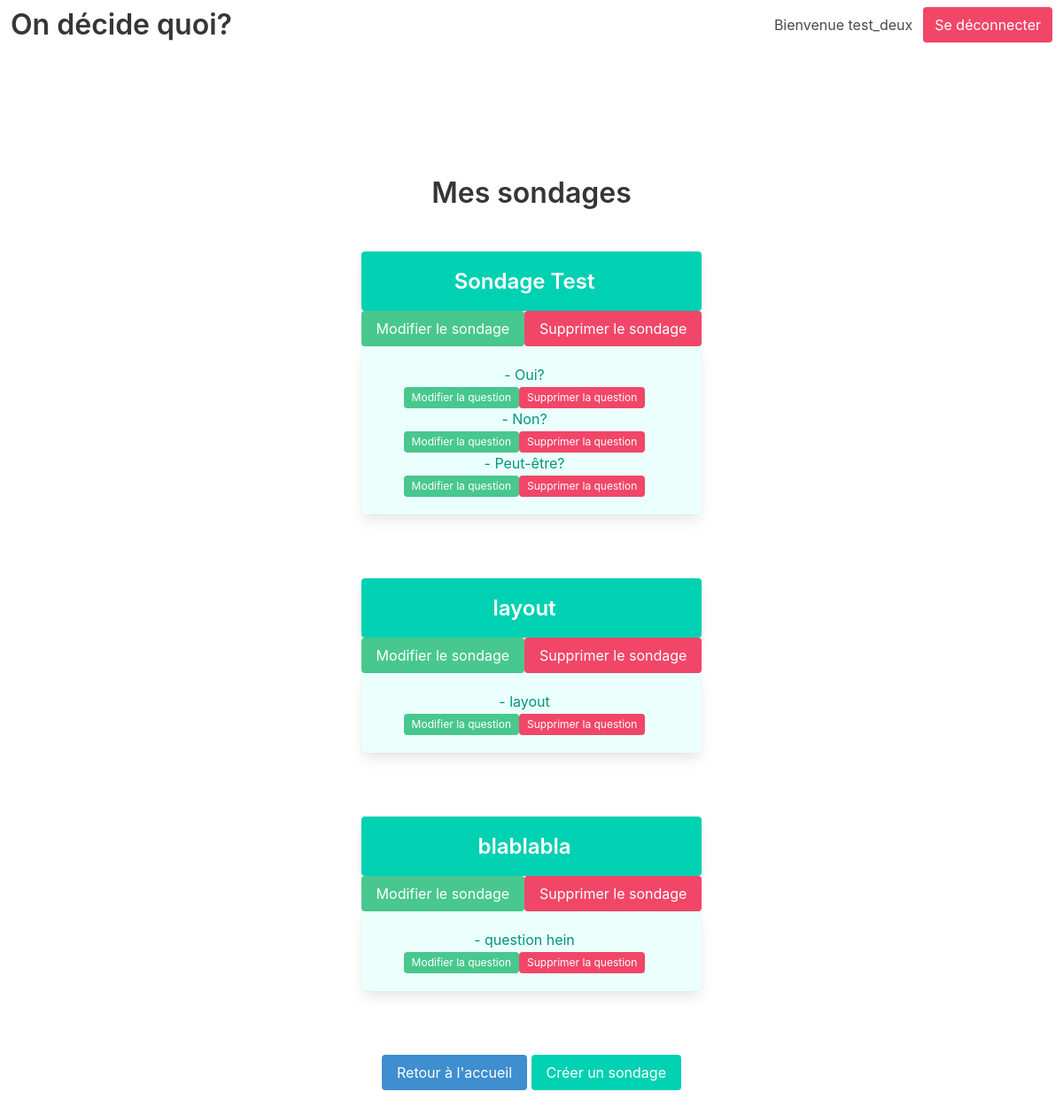
/polls/test_deux (signed in), run on the app's committed database.
### polling/models.py (models this page shows, shortened)
class QuestionGroup(models.Model):
    name=models.CharField(max_length=600)
    creator=models.ForeignKey(User, on_delete=models.CASCADE)
    max_responders=models.IntegerField(blank=True,default=0)
    created=models.DateTimeField('date published')
    user_group=models.ForeignKey(Group, on_delete=models.CASCADE,blank=True,default=0)

class Question(models.Model):
    question_text = models.CharField(max_length=600)
    has_multiple_choices=models.BooleanField(default=False)
    question_group=models.ForeignKey(QuestionGroup, on_delete=models.CASCADE,null=True)
    question_number=models.IntegerField(blank=True,default=0)
    user_group=models.ForeignKey(Group, on_delete=models.CASCADE,blank=True,default=0)

### polling/views.py (the view)
# urls.py: path('polls/<str:user_group>', views.userGroups, name='userGroups'),
def userGroups(request,user_group):
    if not request.user.is_authenticated:
        raise Http404("Poll does not exist")
        return render(request,'polling/portal.html')
    else:
        try:
            current_group=Group.objects.get(name=user_group)
        except(KeyError, Group.DoesNotExist):
            raise Http404("This user group does not exist")
            return render(request,'polling/portal.html')
    groupList=QuestionGroup.objects.filter(user_group__name__exact=user_group)
    return render(request, 'polling/userGroups.html', {'groupList':groupList })

### polling/templates/polling/userGroups.html (shortened to what this page needs)
{% extends 'polling/base.html' %}
{% block content %}
<div class="container has-text-centered">
    <section class="section is-medium">
        <h1 class="title">Mes sondages</h1>
        <div class="tile is-ancestor">
            <div class="tile is-parent"></div>
        {% if groupList %}
            <div class="tile is-parent is-vertical">
            {% for group in groupList %}
                <br/>
                <section class="hoverable">
                    <a href="{%url 'polling:userGroupsDetail' user_group=group.creator  group_name=group.name%}"><div class="tile is-child notification is-primary box"><h2 class="title is-4">{{ group.name }}</h2></div></a>
                    {% if user.is_authenticated %}
                    <div class="has-text-centered">
                        <p class="level-item control field">
                            <button class="button is-success"><a href="{%url 'polling:userGroupsEdit' user_group=group.creator  group_name=group.name%}">Modifier le sondage</a></button>
                            <button class="button is-danger"><a href="{%url 'polling:userGroupsDelete' user_group=group.creator  group_name=group.name%}">Supprimer le sondage</a></button>
                        </p>
                    </div>
                    {% endif %}
                    <div class="notification is-primary is-light box">
                        {%for question in group.question_set.all%}
                        <p>- {{question.question_text}}</p>
                            <div class="has-text-centered">
                                <p class="level-item control field">
                                    <a href="{% url 'polling:questionEdit' user_group=group.creator group_name=group.name question_id=question.id %}"><span class="tag is-success">Modifier la question</span></a>
                                    <a href="{% url 'polling:questionDelete' user_group=group.creator group_name=group.name question_id=question.id %}"><span class="tag is-danger">Supprimer la question</span></a>
                                </p>
                            </div>
                        {%empty%}
                        <p>Ce sondage ne comporte aucune question pour l'instant</p>
                        {%endfor%}
                    </div>
                    <br/>
                </section>
            {% endfor %}
            </div>
        {% else %}
            <div class="tile notification is-warning">
                <p>Vous n'avez pas encore crée de sondage.
                Vous pouvez créer jusqu'à trois sondages de dix questions chacuns</p>
            </div>
        {% endif %}
            <div class="tile is-parent"></div>
        </div>
        {% if user.is_authenticated %}
        <button class="button is-info"><a href="{%url 'polling:portal'%}">Retour à l'accueil</a></button>
        <button class="button is-primary"><a href="{% url 'polling:userGroupsNew' user_group=request.user.id %}">Créer un sondage</a></button>
    </section>
    {%endif%}
</div>
{% endblock %}

### polling/templates/polling/base.html (shortened to what this page needs)
{% load static %}
<!DOCTYPE html>
<html lang="en">
<head>
    <link rel="stylesheet" href="https://cdn.jsdelivr.net/npm/bulma@0.8.2/css/bulma.min.css">
    <link rel="stylesheet" type="text/css" href="{% static 'polling/style.css' %}">
</head>
<nav class="navbar" role="navigation" aria-label="main navigation">
  <div class="navbar-brand">
    <a class="navbar-item" href="/">
      <h1 class="title">On décide quoi?</h1>
    </a>
  </div>
  <div class="navbar-end">
    <div class="navbar-item">
      {% if user.is_authenticated %}
        <h1 class="navbar-item">Bienvenue {{user.username}}</h1>
        <button class="button is-danger navbar-item"><a href="{% url 'polling:logout' %}">Se déconnecter</a></button>
      {%else%}
        <h1 class="navbar-item">Bienvenue</h1>
        <button class="button is-primary navbar-item"><a href="{% url 'polling:signup' %}">S'inscrire</a></button>
        <button class="button is-primary navbar-item"><a href="{% url 'polling:login' %}">Se connecter</a></button>
      {%endif%}
    </div>
  </div>
</nav>
<body>
    {% block content %}
    {% endblock %}
</body>
</html>

### polling/static/polling/style.css (style rules this page uses)
a { color:white }

### data on the page
QuestionGroup: name "Sondage Test"
Question: question_text "Oui?"
Question: question_text "Non?"
Question: question_text "Peut-être?"
QuestionGroup: name "layout"
Question: question_text "layout"
QuestionGroup: name "blablabla"
Question: question_text "question hein"

### other printed values
{{ user.username }} "test_deux"
